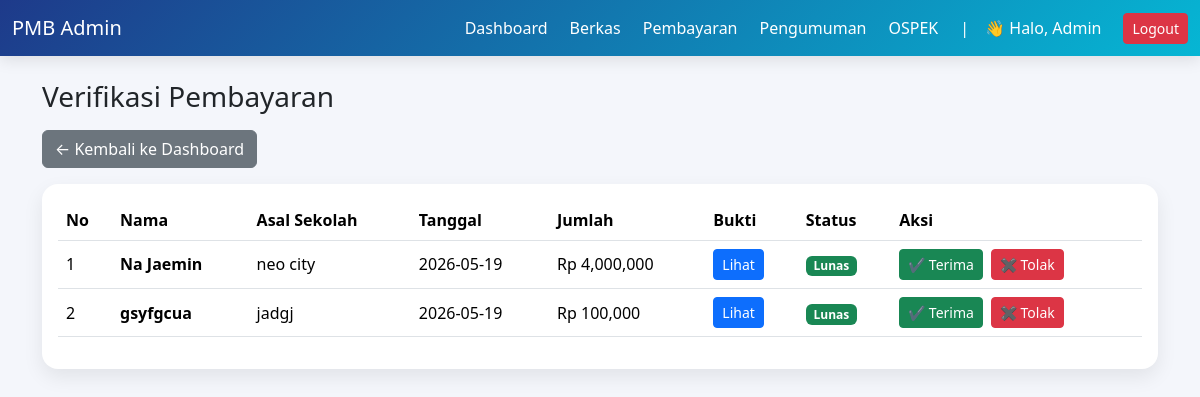
The page /admin/verifikasi_pembayaran.php (signed in) on the database its author committed.
### tables this page shows
CREATE TABLE `pembayaran` (
  `id_pembayaran` int NOT NULL,
  `id_pendaftaran` int DEFAULT NULL,
  `tanggal_bayar` date DEFAULT NULL,
  `jumlah` decimal(10,2) DEFAULT NULL,
  `bukti_pembayaran` varchar(255) DEFAULT NULL,
  `status_verifikasi` enum('pending','lunas','ditolak') DEFAULT NULL,
  `id_daftar_ulang` int DEFAULT NULL
);

CREATE TABLE `pendaftaran` (
  `id_pendaftaran` int NOT NULL,
  `id_user` int DEFAULT NULL,
  `nik` varchar(20) DEFAULT NULL,
  `tempat_lahir` varchar(100) DEFAULT NULL,
  `tanggal_lahir` date DEFAULT NULL,
  `alamat` text,
  `asal_sekolah` varchar(100) DEFAULT NULL,
  `jurusan_pilihan` varchar(100) DEFAULT NULL,
  `status_berkas` enum('pending','valid','ditolak') DEFAULT 'pending',
  `hasil_seleksi` enum('belum','lulus','tidak lulus') DEFAULT 'belum',
  `status_daftar_ulang` enum('belum','proses','sudah') DEFAULT 'belum',
  `nama_lengkap` varchar(100) DEFAULT NULL
);

### admin/verifikasi_pembayaran.php (the view, shortened to what this page needs)
<?php
include '../config/koneksi.php';
$data = mysqli_query($conn,"
    SELECT pmb.*, p.nama_lengkap, p.asal_sekolah
    FROM pembayaran pmb
    JOIN pendaftaran p ON pmb.id_pendaftaran = p.id_pendaftaran
    ORDER BY pmb.id_pembayaran DESC
");
?>
<!DOCTYPE html>
<html lang="id">
<head>
<link href="https://cdn.jsdelivr.net/npm/bootstrap@5.3.2/dist/css/bootstrap.min.css" rel="stylesheet">
</head>
<body>
<nav class="navbar navbar-expand-lg navbar-dark">
    <div class="container-fluid">
        <a class="navbar-brand" href="#">PMB Admin</a>
        <div class="collapse navbar-collapse" id="navbarNav">
            <ul class="navbar-nav align-items-center">
                <li class="nav-item">
                    <a class="nav-link" href="dashboard.php">Dashboard</a>
                </li>
                <li class="nav-item">
                    <a class="nav-link" href="verifikasi_berkas.php">Berkas</a>
                </li>
                <li class="nav-item">
                    <a class="nav-link" href="verifikasi_pembayaran.php">Pembayaran</a>
                </li>
                <li class="nav-item">
                    <a class="nav-link" href="pengumuman.php">Pengumuman</a>
                </li>
                <li class="nav-item">
                    <a class="nav-link" href="data_ospek.php">OSPEK</a>
                </li>
                <li class="nav-item mx-2 text-white">|</li>
                <li class="nav-item">
                    <span class="nav-link text-white">
                        👋 Halo, <?php echo $_SESSION['nama']; ?>
                    </span>
                </li>
                <li class="nav-item ms-2">
                    <a href="../logout.php" class="btn btn-danger btn-sm">
                        Logout
                    </a>
                </li>
            </ul>
        </div>
    </div>
</nav>
<div class="container mt-4">
    <h3 class="mb-3">Verifikasi Pembayaran</h3>
    <div class="mb-3">
        <a href="dashboard.php" class="btn btn-secondary">
            ← Kembali ke Dashboard
        </a>
    </div>
    <div class="card">
        <div class="card-body table-responsive">
            <table class="table align-middle">
                <thead>
                    <tr>
                        <th>No</th>
                        <th>Nama</th>
                        <th>Asal Sekolah</th>
                        <th>Tanggal</th>
                        <th>Jumlah</th>
                        <th>Bukti</th>
                        <th>Status</th>
                        <th>Aksi</th>
                    </tr>
                </thead>
                <tbody>
                <?php $no=1; while($row = mysqli_fetch_assoc($data)) { ?>
                    <tr>
                        <td><?= $no++ ?></td>
                        <td class="fw-semibold"><?= $row['nama_lengkap'] ?></td>
                        <td><?= $row['asal_sekolah'] ?></td>
                        <td><?= $row['tanggal_bayar'] ?></td>
                        <td>Rp <?= number_format($row['jumlah']) ?></td>
                        <td>
                            <?php if($row['bukti_pembayaran']) { ?>
                                <a href="../uploads/<?= $row['bukti_pembayaran'] ?>"
                                   class="btn btn-primary btn-sm"
                                   target="_blank">
                                   Lihat
                                </a>
                            <?php } else echo "-"; ?>
                        </td>
                        <td>
                            <?php
                            if($row['status_verifikasi']=='lunas'){
                                echo "<span class='badge bg-success'>Lunas</span>";
                            }elseif($row['status_verifikasi']=='ditolak'){
                                echo "<span class='badge bg-danger'>Ditolak</span>";
                            }else{
                                echo "<span class='badge bg-warning text-dark'>Pending</span>";
                            }
                            ?>
                        </td>
                        <td class="d-flex gap-2">
                            <a href="?aksi=terima&id=<?= $row['id_pembayaran'] ?>"
                               class="btn btn-success btn-sm"
                               onclick="return confirm('Terima pembayaran ini?')">
                               ✔ Terima
                            </a>
                            <a href="?aksi=tolak&id=<?= $row['id_pembayaran'] ?>"
                               class="btn btn-danger btn-sm"
                               onclick="return confirm('Tolak pembayaran ini?')">
                               ✖ Tolak
                            </a>
                        </td>
                    </tr>
                <?php } ?>
                </tbody>
            </table>
        </div>
    </div>
</div>
</body>
</html>

### admin/verifikasi_pembayaran.php (style rules this page uses)
body { background:#f4f6fb; }
.navbar { background: linear-gradient(135deg,#1e3a8a,#06b6d4); box-shadow:0 4px 15px rgba(0,0,0,0.1); }
.nav-link { color:#fff !important; margin-right:6px; padding:6px 10px; border-radius:8px; }
.card { border:none; border-radius:16px; box-shadow:0 8px 20px rgba(0,0,0,0.08); }
.table thead { background:#212529; color:white; }

### rows shown on the page
pembayaran: id_pendaftaran.nama_lengkap "Na Jaemin", id_pendaftaran.asal_sekolah "neo city", tanggal_bayar "2026-05-19", jumlah "4,000,000", status_verifikasi "Lunas"
pembayaran: id_pendaftaran.nama_lengkap "gsyfgcua", id_pendaftaran.asal_sekolah "jadgj", tanggal_bayar "2026-05-19", jumlah "100,000", status_verifikasi "Lunas"

### other values the page prints
$_SESSION['nama'] "Admin"
